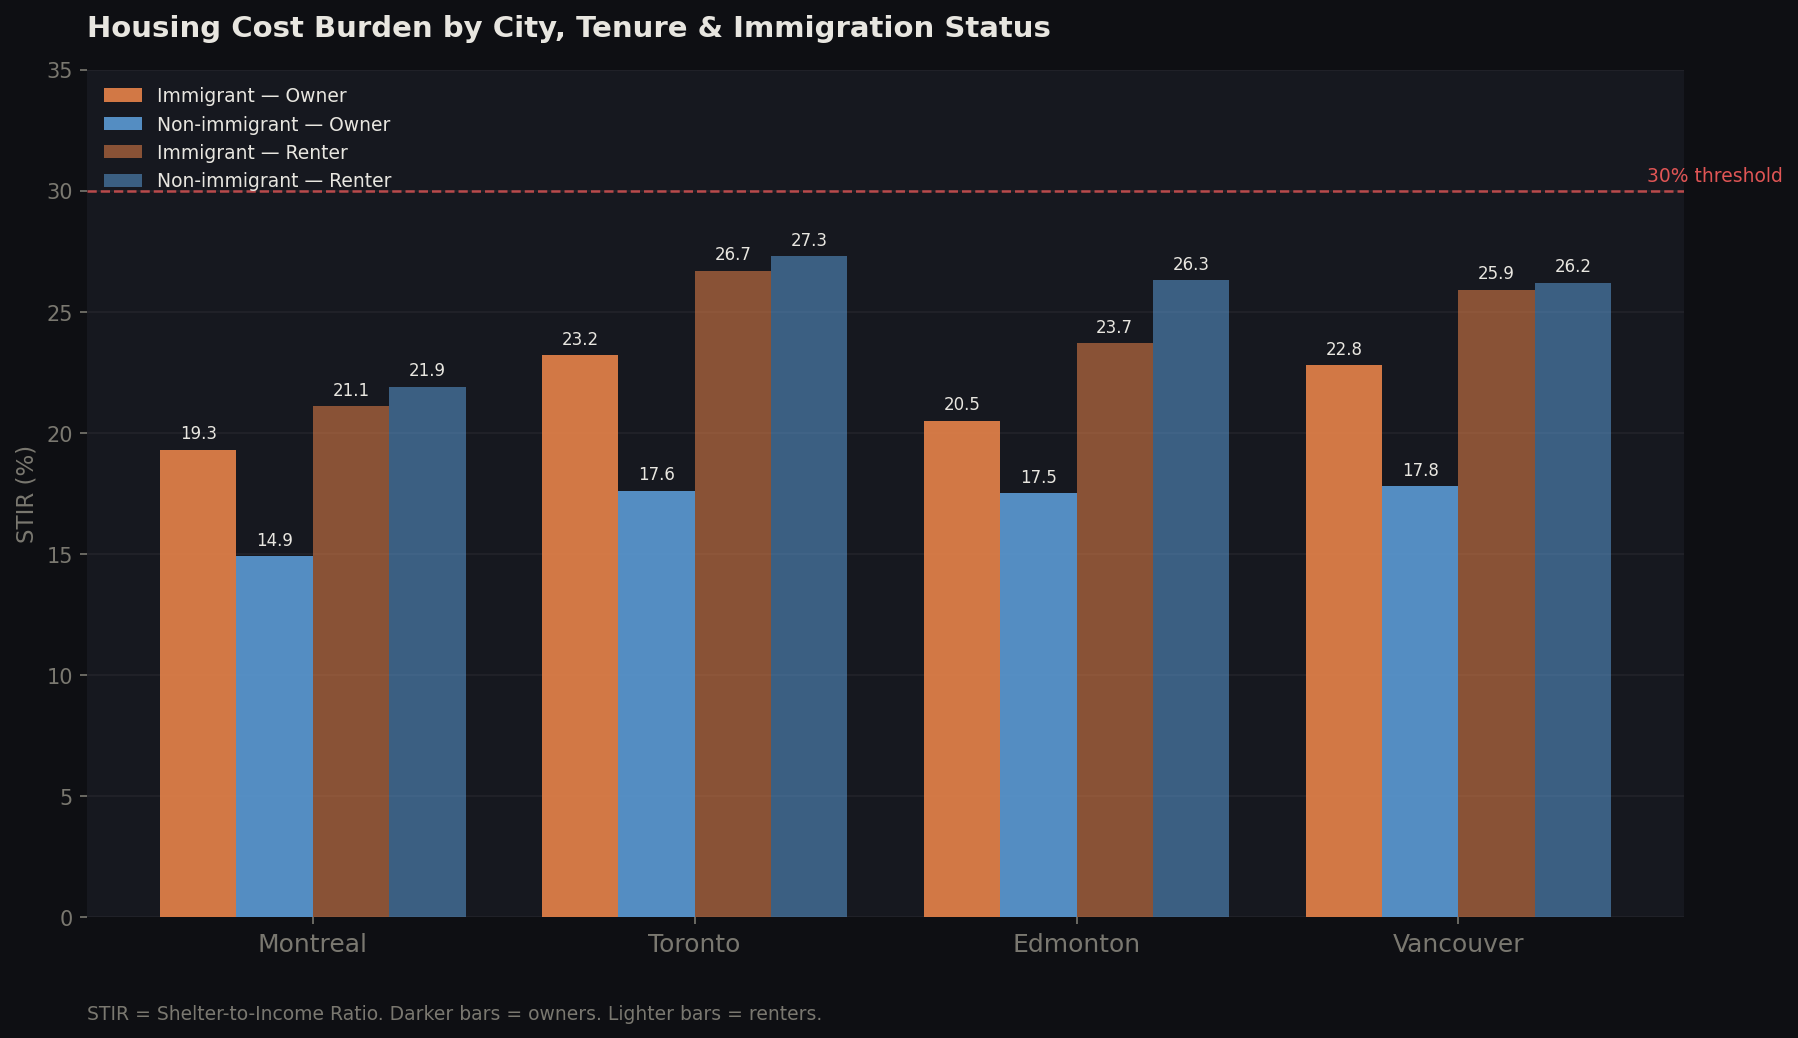

Python code for this plot:
import pandas as pd
import matplotlib.pyplot as plt
import matplotlib.patches as mpatches
import numpy as np

df = pd.read_csv('data/master_clean.csv')

# Get CMA-level rows only (the 4 city summaries)
cma = df[df['geography'].str.contains('CMA', na=False)].copy()
imm = cma[cma['immigrant_status'] == 'Immigrant'].set_index('city')
non = cma[cma['immigrant_status'] == 'Non-immigrants'].set_index('city')

cities = ['Montreal', 'Toronto', 'Edmonton', 'Vancouver']
x = np.arange(len(cities))
width = 0.2

fig, ax = plt.subplots(figsize=(12, 7))
fig.patch.set_facecolor('#0e0f13')
ax.set_facecolor('#16181f')

# Plot 4 bar groups: imm owner, non owner, imm renter, non renter
bars1 = ax.bar(x - width*1.5, [imm.loc[c,'owner_stir'] for c in cities], width, label='Immigrant — Owner',  color='#e8834a', alpha=0.9)
bars2 = ax.bar(x - width*0.5, [non.loc[c,'owner_stir'] for c in cities], width, label='Non-immigrant — Owner', color='#5b9bd5', alpha=0.9)
bars3 = ax.bar(x + width*0.5, [imm.loc[c,'renter_stir'] for c in cities], width, label='Immigrant — Renter', color='#e8834a', alpha=0.55)
bars4 = ax.bar(x + width*1.5, [non.loc[c,'renter_stir'] for c in cities], width, label='Non-immigrant — Renter', color='#5b9bd5', alpha=0.55)

# 30% affordability threshold line
ax.axhline(y=30, color='#e05555', linestyle='--', linewidth=1.2, alpha=0.8)
ax.text(3.85, 30.4, '30% threshold', color='#e05555', fontsize=9, ha='right')

# Value labels on bars
for bars in [bars1, bars2, bars3, bars4]:
    for bar in bars:
        h = bar.get_height()
        ax.text(bar.get_x() + bar.get_width()/2, h + 0.3,
                f'{h:.1f}', ha='center', va='bottom',
                fontsize=8, color='#e8e6e0')

# Styling
ax.set_xticks(x)
ax.set_xticklabels(cities, fontsize=12, color='#e8e6e0')
ax.set_ylabel('STIR (%)', color='#7a7870', fontsize=11)
ax.set_ylim(0, 35)
ax.tick_params(colors='#7a7870')
ax.spines[['top','right','left','bottom']].set_visible(False)
ax.yaxis.grid(True, color='#ffffff', alpha=0.05)
ax.set_axisbelow(True)

# Title
ax.set_title('Housing Cost Burden by City, Tenure & Immigration Status',
             fontsize=14, color='#e8e6e0', pad=16, loc='left', fontweight='bold')
ax.text(0, -0.12, 'STIR = Shelter-to-Income Ratio. Darker bars = owners. Lighter bars = renters.',
        transform=ax.transAxes, fontsize=9, color='#7a7870')

# Legend
ax.legend(loc='upper left', framealpha=0, labelcolor='#e8e6e0', fontsize=9)

plt.tight_layout()
plt.savefig('visuals/chart1_city_comparison.png', dpi=150, bbox_inches='tight',
            facecolor='#0e0f13')
print("Saved: visuals/chart1_city_comparison.png")
